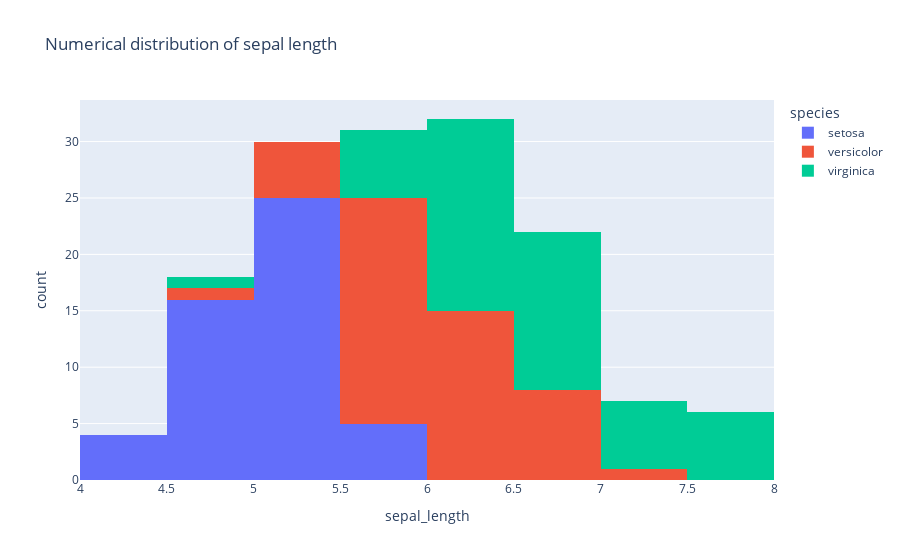

Notebook code cell kept with this figure:
### Code cell
fig.show()

### Figure 1 — Plotly figure (JSON) as saved in the notebook; plotly's stock layout.template omitted (floating-point values rounded to 4 significant figures)
{"data": [{"alignmentgroup": "True", "bingroup": "x", "hovertemplate": "species=setosa<br>sepal_length=%{x}<br>count=%{y}<extra></extra>", "legendgroup": "setosa", "marker": {"color": "#636efa", "pattern": {"shape": ""}}, "name": "setosa", "offsetgroup": "setosa", "orientation": "v", "showlegend": true, "type": "histogram", "x": [5.1, 4.9, 4.7, 4.6, 5, 5.4, 4.6, 5, 4.4, 4.9, 5.4, 4.8, 4.8, 4.3, 5.8, 5.7, 5.4, 5.1, 5.7, 5.1, 5.4, 5.1, 4.6, 5.1, 4.8, 5, 5, 5.2, 5.2, 4.7, 4.8, 5.4, 5.2, 5.5, 4.9, 5, 5.5, 4.9, 4.4, 5.1, 5, 4.5, 4.4, 5, 5.1, 4.8, 5.1, 4.6, 5.3, 5], "xaxis": "x", "yaxis": "y"}, {"alignmentgroup": "True", "bingroup": "x", "hovertemplate": "species=versicolor<br>sepal_length=%{x}<br>count=%{y}<extra></extra>", "legendgroup": "versicolor", "marker": {"color": "#EF553B", "pattern": {"shape": ""}}, "name": "versicolor", "offsetgroup": "versicolor", "orientation": "v", "showlegend": true, "type": "histogram", "x": [7, 6.4, 6.9, 5.5, 6.5, 5.7, 6.3, 4.9, 6.6, 5.2, 5, 5.9, 6, 6.1, 5.6, 6.7, 5.6, 5.8, 6.2, 5.6, 5.9, 6.1, 6.3, 6.1, 6.4, 6.6, 6.8, 6.7, 6, 5.7, 5.5, 5.5, 5.8, 6, 5.4, 6, 6.7, 6.3, 5.6, 5.5, 5.5, 6.1, 5.8, 5, 5.6, 5.7, 5.7, 6.2, 5.1, 5.7], "xaxis": "x", "yaxis": "y"}, {"alignmentgroup": "True", "bingroup": "x", "hovertemplate": "species=virginica<br>sepal_length=%{x}<br>count=%{y}<extra></extra>", "legendgroup": "virginica", "marker": {"color": "#00cc96", "pattern": {"shape": ""}}, "name": "virginica", "offsetgroup": "virginica", "orientation": "v", "showlegend": true, "type": "histogram", "x": [6.3, 5.8, 7.1, 6.3, 6.5, 7.6, 4.9, 7.3, 6.7, 7.2, 6.5, 6.4, 6.8, 5.7, 5.8, 6.4, 6.5, 7.7, 7.7, 6, 6.9, 5.6, 7.7, 6.3, 6.7, 7.2, 6.2, 6.1, 6.4, 7.2, 7.4, 7.9, 6.4, 6.3, 6.1, 7.7, 6.3, 6.4, 6, 6.9, 6.7, 6.9, 5.8, 6.8, 6.7, 6.7, 6.3, 6.5, 6.2, 5.9], "xaxis": "x", "yaxis": "y"}], "layout": {"barmode": "relative", "legend": {"title": {"text": "species"}, "tracegroupgap": 0}, "title": {"text": "Numerical distribution of sepal length"}, "xaxis": {"anchor": "y", "domain": [0, 1], "title": {"text": "sepal_length"}}, "yaxis": {"anchor": "x", "domain": [0, 1], "title": {"text": "count"}}}}
